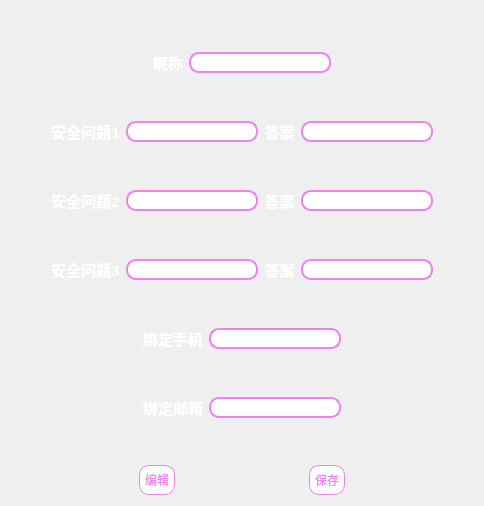
      <widget class="QWidget" name="AccountSettingsWidget">
       <layout class="QVBoxLayout" name="verticalLayout">
        <item>
         <spacer name="verticalSpacer_12">
          <property name="orientation">
           <enum>Qt::Vertical</enum>
          </property>
          <property name="sizeHint" stdset="0">
           <size>
            <width>20</width>
            <height>40</height>
           </size>
          </property>
         </spacer>
        </item>
        <item>
         <layout class="QHBoxLayout" name="Nickname">
          <item>
           <spacer name="horizontalSpacer_2">
            <property name="orientation">
             <enum>Qt::Horizontal</enum>
            </property>
            <property name="sizeHint" stdset="0">
             <size>
              <width>40</width>
              <height>20</height>
             </size>
            </property>
           </spacer>
          </item>
          <item>
           <widget class="QLabel" name="Nick">
            <property name="font">
             <font>
              <pointsize>11</pointsize>
              <bold>true</bold>
             </font>
            </property>
            <property name="styleSheet">
             <string notr="true">color: rgb(255, 255, 255);</string>
            </property>
            <property name="text">
             <string>昵称</string>
            </property>
           </widget>
          </item>
          <item>
           <widget class="QLineEdit" name="Name">
            <property name="styleSheet">
             <string notr="true">QLineEdit {
	border: 2px solid #EE82EE; /* 边框宽度为1px，颜色为#A0A0A0 */
	border-radius: 10px; /* 边框圆角 */
	padding-left: 5px; /* 文本距离左边界有5px */
	background-color: 	#FFFFFF	; /* 背景颜色 */
	color: 	#000000; /* 文本颜色 */
	selection-background-color: #000000; /* 选中文本的背景颜色 */
	selection-color: #FFFFFF; /* 选中文本的颜色 */
	font-family: &quot;Microsoft YaHei&quot;; /* 文本字体族 */
	font-size: 10pt; /* 文本字体大小 */
}

QLineEdit:hover { /* 鼠标悬浮在QLineEdit时的状态 */
	border: 2px solid #298DFF;
	border-radius: 10px;
	background-color: #FFFFFF;
	color: 	#000000;
	selection-background-color: #000000;
	selection-color: #FFFFFF;
}


QLineEdit:disabled { /* QLineEdit在禁用时的状态 */
	border: 2px solid 	#C0C0C0;
	background-color: 	#C0C0C0;
	color: 	#000000;
}

QLineEdit:read-only { /* QLineEdit在只读时的状态 */
	border: 2px solid 	#C0C0C0;
	background-color: 	#C0C0C0;
	color: 	#000000;
}</string>
            </property>
           </widget>
          </item>
          <item>
           <spacer name="horizontalSpacer_3">
            <property name="orientation">
             <enum>Qt::Horizontal</enum>
            </property>
            <property name="sizeHint" stdset="0">
             <size>
              <width>40</width>
              <height>20</height>
             </size>
            </property>
           </spacer>
          </item>
         </layout>
        </item>
        <item>
         <spacer name="verticalSpacer_9">
          <property name="orientation">
           <enum>Qt::Vertical</enum>
          </property>
          <property name="sizeHint" stdset="0">
           <size>
            <width>20</width>
            <height>40</height>
           </size>
          </property>
         </spacer>
        </item>
        <item>
         <layout class="QHBoxLayout" name="SafeQuestions">
          <item>
           <layout class="QGridLayout" name="ChildSafeQ">
            <item row="3" column="2">
             <widget class="QLabel" name="Safe2">
              <property name="font">
               <font>
                <pointsize>11</pointsize>
                <bold>true</bold>
               </font>
              </property>
              <property name="styleSheet">
               <string notr="true">color: rgb(255, 255, 255);</string>
              </property>
              <property name="text">
               <string>安全问题2</string>
              </property>
              <property name="alignment">
               <set>Qt::AlignCenter</set>
              </property>
             </widget>
            </item>
            <item row="1" column="5">
             <widget class="QLineEdit" name="AnswerL1">
              <property name="styleSheet">
               <string notr="true">QLineEdit {
	border: 2px solid #EE82EE; /* 边框宽度为1px，颜色为#A0A0A0 */
	border-radius: 10px; /* 边框圆角 */
	padding-left: 5px; /* 文本距离左边界有5px */
	background-color: 	#FFFFFF	; /* 背景颜色 */
	color: 	#000000; /* 文本颜色 */
	selection-background-color: #000000; /* 选中文本的背景颜色 */
	selection-color: #FFFFFF; /* 选中文本的颜色 */
	font-family: &quot;Microsoft YaHei&quot;; /* 文本字体族 */
	font-size: 10pt; /* 文本字体大小 */
}

QLineEdit:hover { /* 鼠标悬浮在QLineEdit时的状态 */
	border: 2px solid #298DFF;
	border-radius: 10px;
	background-color: #FFFFFF;
	color: 	#000000;
	selection-background-color: #000000;
	selection-color: #FFFFFF;
}


QLineEdit:disabled { /* QLineEdit在禁用时的状态 */
	border: 2px solid 	#C0C0C0;
	background-color: 	#C0C0C0;
	color: 	#000000;
}

QLineEdit:read-only { /* QLineEdit在只读时的状态 */
	border: 2px solid 	#C0C0C0;
	background-color: 	#C0C0C0;
	color: 	#000000;
}</string>
              </property>
             </widget>
            </item>
            <item row="5" column="5">
             <widget class="QLineEdit" name="AnswerL3">
              <property name="styleSheet">
               <string notr="true">QLineEdit {
	border: 2px solid #EE82EE; /* 边框宽度为1px，颜色为#A0A0A0 */
	border-radius: 10px; /* 边框圆角 */
	padding-left: 5px; /* 文本距离左边界有5px */
	background-color: 	#FFFFFF	; /* 背景颜色 */
	color: 	#000000; /* 文本颜色 */
	selection-background-color: #000000; /* 选中文本的背景颜色 */
	selection-color: #FFFFFF; /* 选中文本的颜色 */
	font-family: &quot;Microsoft YaHei&quot;; /* 文本字体族 */
	font-size: 10pt; /* 文本字体大小 */
}

QLineEdit:hover { /* 鼠标悬浮在QLineEdit时的状态 */
	border: 2px solid #298DFF;
	border-radius: 10px;
	background-color: #FFFFFF;
	color: 	#000000;
	selection-background-color: #000000;
	selection-color: #FFFFFF;
}


QLineEdit:disabled { /* QLineEdit在禁用时的状态 */
	border: 2px solid 	#C0C0C0;
	background-color: 	#C0C0C0;
	color: 	#000000;
}

QLineEdit:read-only { /* QLineEdit在只读时的状态 */
	border: 2px solid 	#C0C0C0;
	background-color: 	#C0C0C0;
	color: 	#000000;
}</string>
              </property>
             </widget>
            </item>
            <item row="5" column="6">
             <spacer name="horizontalSpacer_8">
              <property name="orientation">
               <enum>Qt::Horizontal</enum>
              </property>
              <property name="sizeHint" stdset="0">
               <size>
                <width>40</width>
                <height>20</height>
               </size>
              </property>
             </spacer>
            </item>
            <item row="1" column="1">
             <spacer name="horizontalSpacer">
              <property name="orientation">
               <enum>Qt::Horizontal</enum>
              </property>
              <property name="sizeHint" stdset="0">
               <size>
                <width>40</width>
                <height>20</height>
               </size>
              </property>
             </spacer>
            </item>
            <item row="3" column="5">
             <widget class="QLineEdit" name="AnswerL2">
              <property name="styleSheet">
               <string notr="true">QLineEdit {
	border: 2px solid #EE82EE; /* 边框宽度为1px，颜色为#A0A0A0 */
	border-radius: 10px; /* 边框圆角 */
	padding-left: 5px; /* 文本距离左边界有5px */
	background-color: 	#FFFFFF	; /* 背景颜色 */
	color: 	#000000; /* 文本颜色 */
	selection-background-color: #000000; /* 选中文本的背景颜色 */
	selection-color: #FFFFFF; /* 选中文本的颜色 */
	font-family: &quot;Microsoft YaHei&quot;; /* 文本字体族 */
	font-size: 10pt; /* 文本字体大小 */
}

QLineEdit:hover { /* 鼠标悬浮在QLineEdit时的状态 */
	border: 2px solid #298DFF;
	border-radius: 10px;
	background-color: #FFFFFF;
	color: 	#000000;
	selection-background-color: #000000;
	selection-color: #FFFFFF;
}


QLineEdit:disabled { /* QLineEdit在禁用时的状态 */
	border: 2px solid 	#C0C0C0;
	background-color: 	#C0C0C0;
	color: 	#000000;
}

QLineEdit:read-only { /* QLineEdit在只读时的状态 */
	border: 2px solid 	#C0C0C0;
	background-color: 	#C0C0C0;
	color: 	#000000;
}</string>
              </property>
             </widget>
            </item>
            <item row="5" column="3">
             <widget class="QLineEdit" name="Question3">
              <property name="styleSheet">
               <string notr="true">QLineEdit {
	border: 2px solid #EE82EE; /* 边框宽度为1px，颜色为#A0A0A0 */
	border-radius: 10px; /* 边框圆角 */
	padding-left: 5px; /* 文本距离左边界有5px */
	background-color: 	#FFFFFF	; /* 背景颜色 */
	color: 	#000000; /* 文本颜色 */
	selection-background-color: #000000; /* 选中文本的背景颜色 */
	selection-color: #FFFFFF; /* 选中文本的颜色 */
	font-family: &quot;Microsoft YaHei&quot;; /* 文本字体族 */
	font-size: 10pt; /* 文本字体大小 */
}

QLineEdit:hover { /* 鼠标悬浮在QLineEdit时的状态 */
	border: 2px solid #298DFF;
	border-radius: 10px;
	background-color: #FFFFFF;
	color: 	#000000;
	selection-background-color: #000000;
	selection-color: #FFFFFF;
}


QLineEdit:disabled { /* QLineEdit在禁用时的状态 */
	border: 2px solid 	#C0C0C0;
	background-color: 	#C0C0C0;
	color: 	#000000;
}

QLineEdit:read-only { /* QLineEdit在只读时的状态 */
	border: 2px solid 	#C0C0C0;
	background-color: 	#C0C0C0;
	color: 	#000000;
}</string>
              </property>
             </widget>
            </item>
            <item row="5" column="4">
             <widget class="QLabel" name="Answer3">
              <property name="font">
               <font>
                <pointsize>11</pointsize>
                <bold>true</bold>
               </font>
              </property>
              <property name="styleSheet">
               <string notr="true">color: rgb(255, 255, 255);</string>
              </property>
              <property name="text">
               <string>答案</string>
              </property>
              <property name="alignment">
               <set>Qt::AlignCenter</set>
              </property>
             </widget>
            </item>
            <item row="3" column="4">
             <widget class="QLabel" name="Answer2">
              <property name="font">
               <font>
                <pointsize>11</pointsize>
                <bold>true</bold>
               </font>
              </property>
              <property name="styleSheet">
               <string notr="true">color: rgb(255, 255, 255);</string>
              </property>
              <property name="text">
               <string>答案</string>
              </property>
              <property name="alignment">
               <set>Qt::AlignCenter</set>
              </property>
             </widget>
            </item>
            <item row="1" column="3">
             <widget class="QLineEdit" name="Question1">
              <property name="styleSheet">
               <string notr="true">QLineEdit {
	border: 2px solid #EE82EE; /* 边框宽度为1px，颜色为#A0A0A0 */
	border-radius: 10px; /* 边框圆角 */
	padding-left: 5px; /* 文本距离左边界有5px */
	background-color: 	#FFFFFF	; /* 背景颜色 */
	color: 	#000000; /* 文本颜色 */
	selection-background-color: #000000; /* 选中文本的背景颜色 */
	selection-color: #FFFFFF; /* 选中文本的颜色 */
	font-family: &quot;Microsoft YaHei&quot;; /* 文本字体族 */
	font-size: 10pt; /* 文本字体大小 */
}

QLineEdit:hover { /* 鼠标悬浮在QLineEdit时的状态 */
	border: 2px solid #298DFF;
	border-radius: 10px;
	background-color: #FFFFFF;
	color: 	#000000;
	selection-background-color: #000000;
	selection-color: #FFFFFF;
}


QLineEdit:disabled { /* QLineEdit在禁用时的状态 */
	border: 2px solid 	#C0C0C0;
	background-color: 	#C0C0C0;
	color: 	#000000;
}

QLineEdit:read-only { /* QLineEdit在只读时的状态 */
	border: 2px solid 	#C0C0C0;
	background-color: 	#C0C0C0;
	color: 	#000000;
}</string>
              </property>
             </widget>
            </item>
            <item row="1" column="4">
             <widget class="QLabel" name="Answer1">
              <property name="font">
               <font>
                <pointsize>11</pointsize>
                <bold>true</bold>
               </font>
              </property>
              <property name="styleSheet">
               <string notr="true">color: rgb(255, 255, 255);</string>
              </property>
              <property name="text">
               <string>答案</string>
              </property>
              <property name="alignment">
               <set>Qt::AlignCenter</set>
              </property>
             </widget>
            </item>
            <item row="3" column="3">
             <widget class="QLineEdit" name="Question2">
              <property name="styleSheet">
               <string notr="true">QLineEdit {
	border: 2px solid #EE82EE; /* 边框宽度为1px，颜色为#A0A0A0 */
	border-radius: 10px; /* 边框圆角 */
	padding-left: 5px; /* 文本距离左边界有5px */
	background-color: 	#FFFFFF	; /* 背景颜色 */
	color: 	#000000; /* 文本颜色 */
	selection-background-color: #000000; /* 选中文本的背景颜色 */
	selection-color: #FFFFFF; /* 选中文本的颜色 */
	font-family: &quot;Microsoft YaHei&quot;; /* 文本字体族 */
	font-size: 10pt; /* 文本字体大小 */
}

QLineEdit:hover { /* 鼠标悬浮在QLineEdit时的状态 */
	border: 2px solid #298DFF;
	border-radius: 10px;
	background-color: #FFFFFF;
	color: 	#000000;
	selection-background-color: #000000;
	selection-color: #FFFFFF;
}


QLineEdit:disabled { /* QLineEdit在禁用时的状态 */
	border: 2px solid 	#C0C0C0;
	background-color: 	#C0C0C0;
	color: 	#000000;
}

QLineEdit:read-only { /* QLineEdit在只读时的状态 */
	border: 2px solid 	#C0C0C0;
	background-color: 	#C0C0C0;
	color: 	#000000;
}</string>
              </property>
             </widget>
            </item>
            <item row="1" column="2">
             <widget class="QLabel" name="Safe1">
              <property name="font">
               <font>
                <pointsize>11</pointsize>
                <bold>true</bold>
               </font>
              </property>
              <property name="styleSheet">
               <string notr="true">color: rgb(255, 255, 255);</string>
              </property>
              <property name="text">
               <string>安全问题1</string>
              </property>
              <property name="alignment">
               <set>Qt::AlignCenter</set>
              </property>
             </widget>
            </item>
            <item row="5" column="1">
             <spacer name="horizontalSpacer_6">
              <property name="orientation">
               <enum>Qt::Horizontal</enum>
              </property>
              <property name="sizeHint" stdset="0">
               <size>
                <width>40</width>
                <height>20</height>
               </size>
              </property>
             </spacer>
            </item>
            <item row="3" column="6">
             <spacer name="horizontalSpacer_7">
              <property name="orientation">
               <enum>Qt::Horizontal</enum>
              </property>
              <property name="sizeHint" stdset="0">
               <size>
                <width>40</width>
                <height>20</height>
               </size>
              </property>
             </spacer>
            </item>
            <item row="3" column="1">
             <spacer name="horizontalSpacer_5">
              <property name="orientation">
               <enum>Qt::Horizontal</enum>
              </property>
              <property name="sizeHint" stdset="0">
               <size>
                <width>40</width>
                <height>20</height>
               </size>
              </property>
             </spacer>
            </item>
            <item row="1" column="6">
             <spacer name="horizontalSpacer_4">
              <property name="orientation">
               <enum>Qt::Horizontal</enum>
              </property>
              <property name="sizeHint" stdset="0">
               <size>
                <width>40</width>
                <height>20</height>
               </size>
              </property>
             </spacer>
            </item>
            <item row="2" column="3">
             <spacer name="verticalSpacer_10">
              <property name="orientation">
               <enum>Qt::Vertical</enum>
              </property>
              <property name="sizeHint" stdset="0">
               <size>
                <width>20</width>
                <height>40</height>
               </size>
              </property>
             </spacer>
            </item>
            <item row="5" column="2">
             <widget class="QLabel" name="Safe3">
              <property name="font">
               <font>
                <pointsize>11</pointsize>
                <bold>true</bold>
               </font>
              </property>
              <property name="styleSheet">
               <string notr="true">color: rgb(255, 255, 255);</string>
              </property>
              <property name="text">
               <string>安全问题3</string>
              </property>
              <property name="alignment">
               <set>Qt::AlignCenter</set>
              </property>
             </widget>
            </item>
            <item row="4" column="3">
             <spacer name="verticalSpacer_11">
              <property name="orientation">
               <enum>Qt::Vertical</enum>
              </property>
              <property name="sizeHint" stdset="0">
               <size>
                <width>20</width>
                <height>40</height>
               </size>
              </property>
             </spacer>
            </item>
           </layout>
          </item>
         </layout>
        </item>
        <item>
         <spacer name="verticalSpacer_8">
          <property name="orientation">
           <enum>Qt::Vertical</enum>
          </property>
          <property name="sizeHint" stdset="0">
           <size>
            <width>20</width>
            <height>40</height>
           </size>
          </property>
         </spacer>
        </item>
        <item>
         <layout class="QGridLayout" name="BindEP">
          <item row="2" column="3">
           <spacer name="horizontalSpacer_12">
            <property name="orientation">
             <enum>Qt::Horizontal</enum>
            </property>
            <property name="sizeHint" stdset="0">
             <size>
              <width>40</width>
              <height>20</height>
             </size>
            </property>
           </spacer>
          </item>
          <item row="0" column="0">
           <spacer name="horizontalSpacer_9">
            <property name="orientation">
             <enum>Qt::Horizontal</enum>
            </property>
            <property name="sizeHint" stdset="0">
             <size>
              <width>40</width>
              <height>20</height>
             </size>
            </property>
           </spacer>
          </item>
          <item row="0" column="1">
           <widget class="QLabel" name="PhoneNumbers">
            <property name="font">
             <font>
              <pointsize>11</pointsize>
              <bold>true</bold>
             </font>
            </property>
            <property name="styleSheet">
             <string notr="true">color: rgb(255, 255, 255);</string>
            </property>
            <property name="text">
             <string>绑定手机</string>
            </property>
           </widget>
          </item>
          <item row="2" column="1">
           <widget class="QLabel" name="Email">
            <property name="font">
             <font>
              <pointsize>11</pointsize>
              <bold>true</bold>
             </font>
            </property>
            <property name="styleSheet">
             <string notr="true">color: rgb(255, 255, 255);</string>
            </property>
            <property name="text">
             <string>绑定邮箱</string>
            </property>
           </widget>
          </item>
          <item row="2" column="0">
           <spacer name="horizontalSpacer_11">
            <property name="orientation">
             <enum>Qt::Horizontal</enum>
            </property>
            <property name="sizeHint" stdset="0">
             <size>
              <width>40</width>
              <height>20</height>
             </size>
            </property>
           </spacer>
          </item>
          <item row="0" column="2">
           <widget class="QLineEdit" name="PhoneNum">
            <property name="styleSheet">
             <string notr="true">QLineEdit {
	border: 2px solid #EE82EE; /* 边框宽度为1px，颜色为#A0A0A0 */
	border-radius: 10px; /* 边框圆角 */
	padding-left: 5px; /* 文本距离左边界有5px */
	background-color: 	#FFFFFF	; /* 背景颜色 */
	color: 	#000000; /* 文本颜色 */
	selection-background-color: #000000; /* 选中文本的背景颜色 */
	selection-color: #FFFFFF; /* 选中文本的颜色 */
	font-family: &quot;Microsoft YaHei&quot;; /* 文本字体族 */
	font-size: 10pt; /* 文本字体大小 */
}

QLineEdit:hover { /* 鼠标悬浮在QLineEdit时的状态 */
	border: 2px solid #298DFF;
	border-radius: 10px;
	background-color: #FFFFFF;
	color: 	#000000;
	selection-background-color: #000000;
	selection-color: #FFFFFF;
}


QLineEdit:disabled { /* QLineEdit在禁用时的状态 */
	border: 2px solid 	#C0C0C0;
	background-color: 	#C0C0C0;
	color: 	#000000;
}

QLineEdit:read-only { /* QLineEdit在只读时的状态 */
	border: 2px solid 	#C0C0C0;
	background-color: 	#C0C0C0;
	color: 	#000000;
}</string>
            </property>
           </widget>
          </item>
          <item row="0" column="3">
           <spacer name="horizontalSpacer_10">
            <property name="orientation">
             <enum>Qt::Horizontal</enum>
            </property>
            <property name="sizeHint" stdset="0">
             <size>
              <width>40</width>
              <height>20</height>
             </size>
            </property>
           </spacer>
          </item>
          <item row="2" column="2">
           <widget class="QLineEdit" name="lineEdit">
            <property name="styleSheet">
             <string notr="true">QLineEdit {
	border: 2px solid #EE82EE; /* 边框宽度为1px，颜色为#A0A0A0 */
	border-radius: 10px; /* 边框圆角 */
	padding-left: 5px; /* 文本距离左边界有5px */
	background-color: 	#FFFFFF	; /* 背景颜色 */
	color: 	#000000; /* 文本颜色 */
	selection-background-color: #000000; /* 选中文本的背景颜色 */
	selection-color: #FFFFFF; /* 选中文本的颜色 */
	font-family: &quot;Microsoft YaHei&quot;; /* 文本字体族 */
	font-size: 10pt; /* 文本字体大小 */
}

QLineEdit:hover { /* 鼠标悬浮在QLineEdit时的状态 */
	border: 2px solid #298DFF;
	border-radius: 10px;
	background-color: #FFFFFF;
	color: 	#000000;
	selection-background-color: #000000;
	selection-color: #FFFFFF;
}


QLineEdit:disabled { /* QLineEdit在禁用时的状态 */
	border: 2px solid 	#C0C0C0;
	background-color: 	#C0C0C0;
	color: 	#000000;
}

QLineEdit:read-only { /* QLineEdit在只读时的状态 */
	border: 2px solid 	#C0C0C0;
	background-color: 	#C0C0C0;
	color: 	#000000;
}</string>
            </property>
           </widget>
          </item>
          <item row="1" column="2">
           <spacer name="verticalSpacer_7">
            <property name="orientation">
             <enum>Qt::Vertical</enum>
            </property>
            <property name="sizeHint" stdset="0">
             <size>
              <width>20</width>
              <height>40</height>
             </size>
            </property>
           </spacer>
          </item>
         </layout>
        </item>
        <item>
         <spacer name="verticalSpacer_6">
          <property name="orientation">
           <enum>Qt::Vertical</enum>
          </property>
          <property name="sizeHint" stdset="0">
           <size>
            <width>20</width>
            <height>40</height>
           </size>
          </property>
         </spacer>
        </item>
        <item>
         <layout class="QHBoxLayout" name="horizontalLayout_5">
          <item>
           <spacer name="horizontalSpacer_24">
            <property name="orientation">
             <enum>Qt::Horizontal</enum>
            </property>
            <property name="sizeHint" stdset="0">
             <size>
              <width>40</width>
              <height>20</height>
             </size>
            </property>
           </spacer>
          </item>
          <item>
           <widget class="QPushButton" name="EditButton">
            <property name="styleSheet">
             <string notr="true">QPushButton{
	font: 12pt &quot;幼圆&quot;;
    color: 	#EE82EE;
    background-color: #FFFFFF;
    border-color: 	#EE82EE;
    border-radius: 10px;
    border-style: solid;
    border-width: 1px;
    padding: 5px;
}

/**鼠标停留在按钮上的样式**/
QPushButton::hover{	
    color: #FFFFFF;
    background-color: #EE82EE;
    border-color: #EE82EE;
}

/**鼠标按压下去的样式**/
QPushButton::pressed,QPushButton::checked{
    color: #FFFFFF;
    background-color: 	#DA70D6;
	border-color: 	#DA70D6;
}</string>
            </property>
            <property name="text">
             <string>编辑</string>
            </property>
           </widget>
          </item>
          <item>
           <spacer name="horizontalSpacer_23">
            <property name="orientation">
             <enum>Qt::Horizontal</enum>
            </property>
            <property name="sizeHint" stdset="0">
             <size>
              <width>40</width>
              <height>20</height>
             </size>
            </property>
           </spacer>
          </item>
          <item>
           <widget class="QPushButton" name="SaveButton">
            <property name="styleSheet">
             <string notr="true">QPushButton{
	font: 12pt &quot;幼圆&quot;;
    color: 	#EE82EE;
    background-color: #FFFFFF;
    border-color: 	#EE82EE;
    border-radius: 10px;
    border-style: solid;
    border-width: 1px;
    padding: 5px;
}

/**鼠标停留在按钮上的样式**/
QPushButton::hover{	
    color: #FFFFFF;
    background-color: #EE82EE;
    border-color: #EE82EE;
}

/**鼠标按压下去的样式**/
QPushButton::pressed,QPushButton::checked{
    color: #FFFFFF;
    background-color: 	#DA70D6;
	border-color: 	#DA70D6;
}</string>
            </property>
            <property name="text">
             <string>保存</string>
            </property>
           </widget>
          </item>
          <item>
           <spacer name="horizontalSpacer_25">
            <property name="orientation">
             <enum>Qt::Horizontal</enum>
            </property>
            <property name="sizeHint" stdset="0">
             <size>
              <width>40</width>
              <height>20</height>
             </size>
            </property>
           </spacer>
          </item>
         </layout>
        </item>
       </layout>
      </widget>
